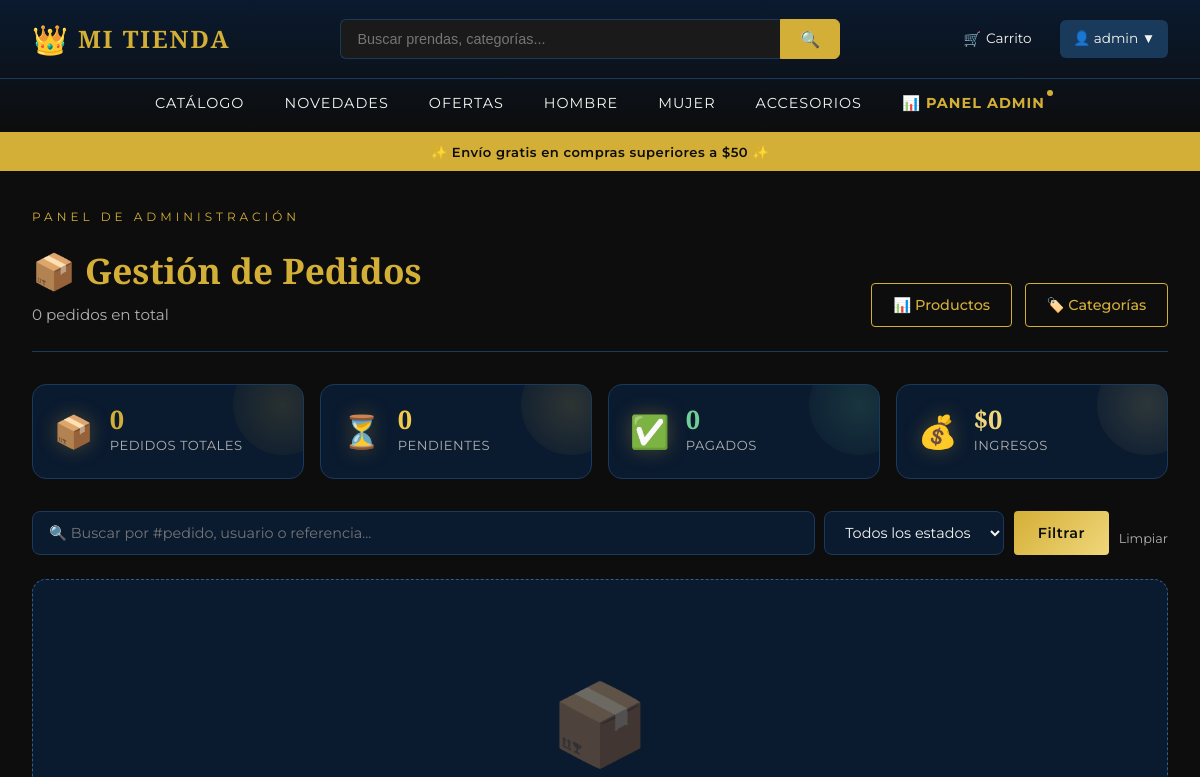
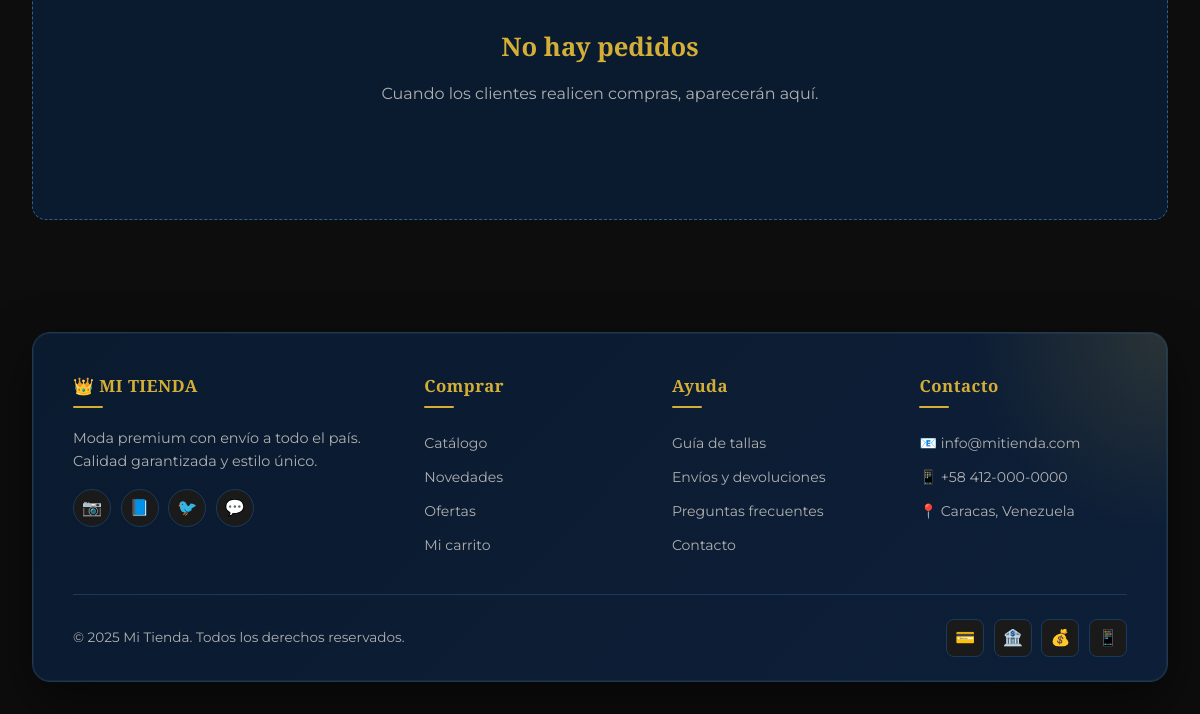
Before: /admin-pedidos/ (signed in) with the older database file (2 pictures, top to bottom).
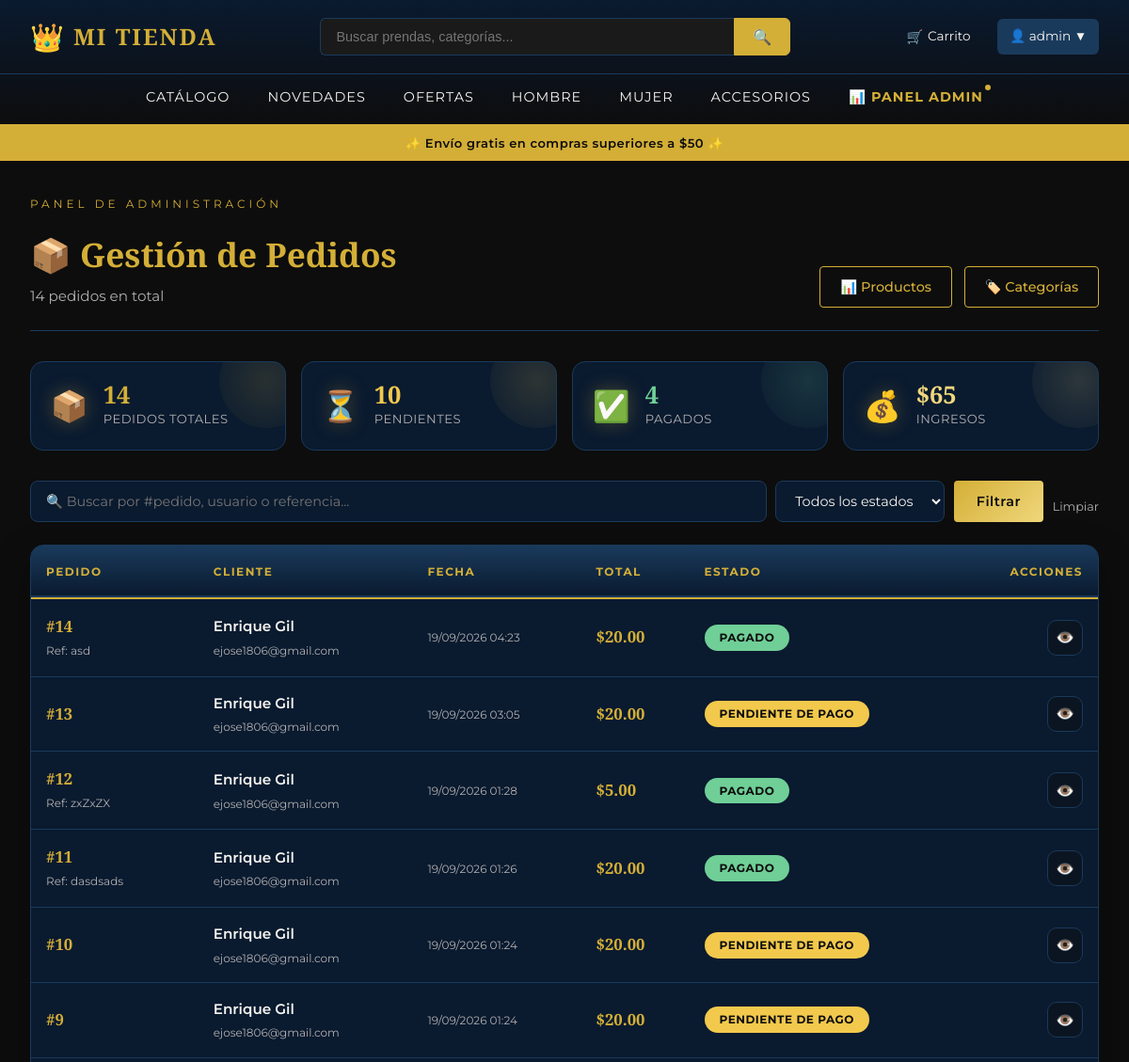
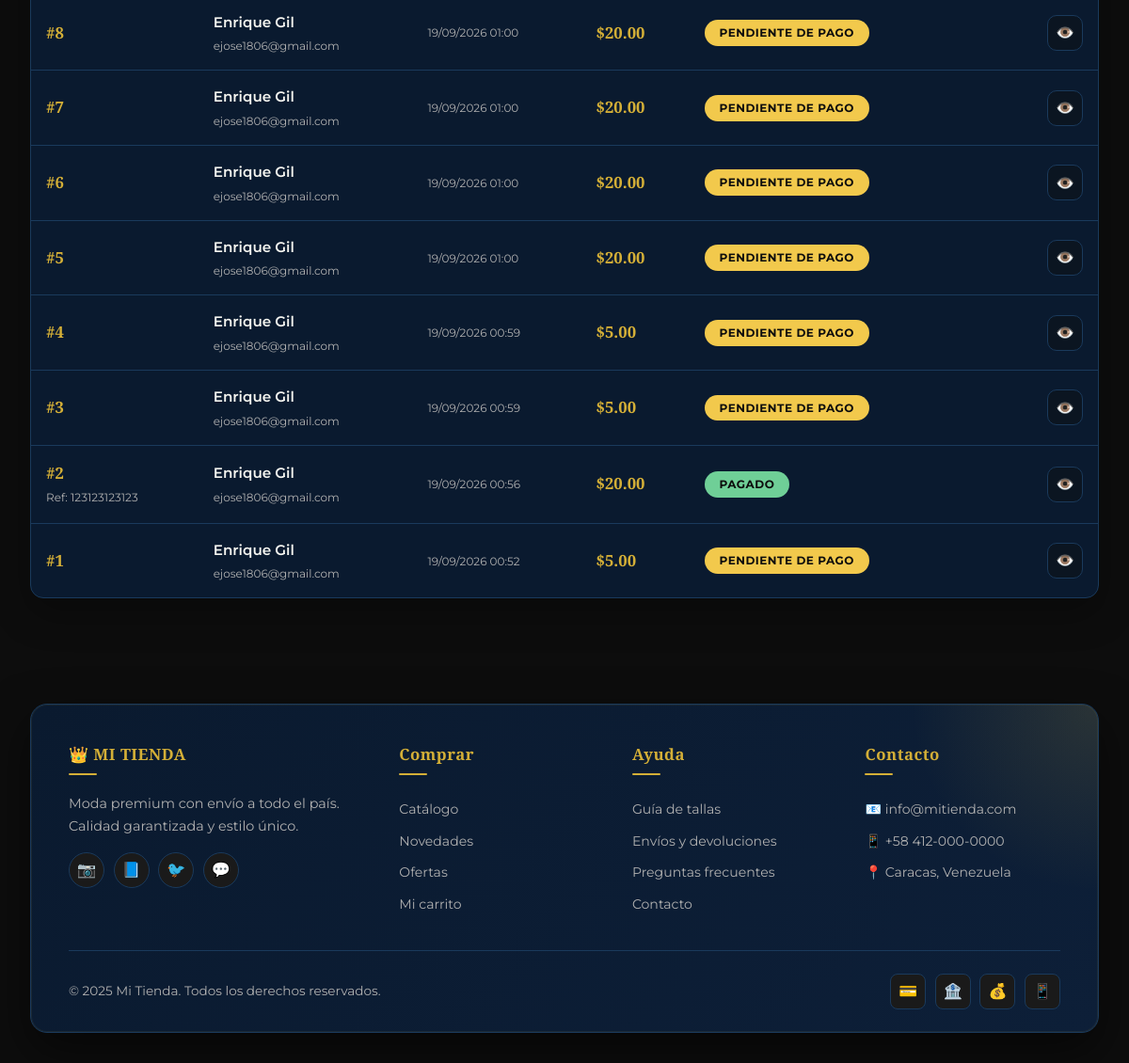
After: the same page with the newer database file (2 pictures, top to bottom).
### tienda/tienda/models.py (models this page shows, shortened)
class Pedido(models.Model):
    ESTADOS = [
        ('pendiente', 'Pendiente de pago'),
        ('pagado', 'Pagado'),
        ('enviado', 'Enviado'),
        ('entregado', 'Entregado'),
        ('cancelado', 'Cancelado'),
        ('reembolsado', 'Reembolsado'),
    ]
    METODOS_PAGO = [
        ('transferencia', 'Transferencia bancaria'),
        ('mercadopago', 'MercadoPago'),
        ('binance', 'Binance Pay / USDT'),
        ('zelle', 'Zelle'),
    ]
    usuario = models.ForeignKey(User, on_delete=models.CASCADE, related_name='pedidos')
    creado = models.DateTimeField(auto_now_add=True)
    actualizado = models.DateTimeField(auto_now=True)
    estado = models.CharField(max_length=20, choices=ESTADOS, default='pendiente')
    total = models.DecimalField(max_digits=10, decimal_places=2, default=0)
    metodo_pago = models.CharField(
        max_length=20,
        choices=METODOS_PAGO,
        default='transferencia'
    )
    referencia_transferencia = models.CharField(max_length=100, blank=True)
    comprobante = models.ImageField(upload_to='comprobantes/', blank=True, null=True)
    class Meta:
        verbose_name = "Pedido"
        verbose_name_plural = "Pedidos"
        ordering = ['-creado']

### tienda/tienda/views.py (the view, shortened to what this page needs)
# urls.py: path('admin-pedidos/', views.lista_pedidos_admin, name='lista_pedidos_admin'),
@staff_member_required
def lista_pedidos_admin(request):
    pedidos = Pedido.objects.all().select_related('usuario').order_by('-creado')
    estado = request.GET.get('estado')
    if estado:
        pedidos = pedidos.filter(estado=estado)
    q = request.GET.get('q')
    todos = Pedido.objects.all()
    stats = {
        'total': todos.count(),
        'pendientes': todos.filter(estado='pendiente').count(),
        'pagados': todos.filter(estado='pagado').count(),
        'enviados': todos.filter(estado='enviado').count(),
        'entregados': todos.filter(estado='entregado').count(),
        'ingresos': todos.filter(
            estado__in=['pagado', 'enviado', 'entregado']
        ).aggregate(total=Sum('total'))['total'] or 0,
    }
    return render(request, 'tienda/lista_pedidos_admin.html', {
        'pedidos': pedidos,
        'stats': stats,
    })

### tienda/templates/tienda/lista_pedidos_admin.html (shortened to what this page needs)
{% extends 'tienda/_base.html' %}
{% load static %}
{% block contenido %}
<section class="admin-panel">
    <div class="admin-panel-header">
        <div class="admin-panel-titulo">
            <span class="seccion-tag">PANEL DE ADMINISTRACIÓN</span>
            <h1>📦 Gestión de Pedidos</h1>
            <p>{{ stats.total }} pedido{{ stats.total|pluralize }} en total</p>
        </div>
        <div class="admin-panel-acciones">
            <a href="{% url 'lista_admin' %}" class="btn-outline">📊 Productos</a>
            <a href="{% url 'lista_categorias' %}" class="btn-outline">🏷️ Categorías</a>
        </div>
    </div>
    <div class="admin-stats-grid">
        <div class="admin-stat-card total">
            <div class="stat-card-icon">📦</div>
            <div class="stat-card-content">
                <h3>{{ stats.total }}</h3>
                <p>Pedidos totales</p>
            </div>
            <div class="stat-card-bg"></div>
        </div>
        <div class="admin-stat-card bajo">
            <div class="stat-card-icon">⏳</div>
            <div class="stat-card-content">
                <h3>{{ stats.pendientes }}</h3>
                <p>Pendientes</p>
            </div>
            <div class="stat-card-bg"></div>
        </div>
        <div class="admin-stat-card disponible">
            <div class="stat-card-icon">✅</div>
            <div class="stat-card-content">
                <h3>{{ stats.pagados }}</h3>
                <p>Pagados</p>
            </div>
            <div class="stat-card-bg"></div>
        </div>
        <div class="admin-stat-card dinero">
            <div class="stat-card-icon">💰</div>
            <div class="stat-card-content">
                <h3>${{ stats.ingresos|floatformat:0 }}</h3>
                <p>Ingresos</p>
            </div>
            <div class="stat-card-bg"></div>
        </div>
    </div>
    <div class="admin-toolbar">
        <form method="get" class="admin-buscador">
            <input type="text" name="q" placeholder="🔍 Buscar por #pedido, usuario o referencia..." value="{{ request.GET.q }}">
            <select name="estado">
                <option value="">Todos los estados</option>
            </select>
            <button type="submit" class="btn-dorado">Filtrar</button>
            <a href="{% url 'lista_pedidos_admin' %}" class="btn-limpiar" style="align-self: center;">Limpiar</a>
        </form>
    </div>
    {% if pedidos %}
    <div class="admin-tabla-contenedor">
        <table class="admin-tabla">
            <thead>
                <tr>
                    <th>Pedido</th>
                    <th>Cliente</th>
                    <th>Fecha</th>
                    <th>Total</th>
                    <th>Estado</th>
                    <th style="text-align: right;">Acciones</th>
                </tr>
            </thead>
            <tbody>
                {% for p in pedidos %}
                <tr class="admin-fila">
                    <td>
                        <strong class="tabla-precio">#{{ p.id }}</strong>
                        {% if p.referencia_transferencia %}
                        <br><small style="color: var(--gris-texto);">Ref: {{ p.referencia_transferencia }}</small>
                        {% endif %}
                    </td>
                    <td>
                        <div class="tabla-producto-info">
                            <strong class="tabla-nombre">{{ p.usuario.get_full_name|default:p.usuario.username }}</strong>
                            <span class="tabla-fecha">{{ p.usuario.email }}</span>
                        </div>
                    </td>
                    <td>
                        <span class="tabla-fecha">{{ p.creado|date:"d/m/Y H:i" }}</span>
                    </td>
                    <td>
                        <strong class="tabla-precio">${{ p.total }}</strong>
                    </td>
                    <td>
                        <span class="pedido-estado estado-{{ p.estado }}">
                            {{ p.get_estado_display }}
                        </span>
                    </td>
                    <td>
                        <div class="tabla-acciones" style="justify-content: flex-end;">
                            <a href="{% url 'detalle_pedido_admin' p.id %}" class="btn-accion ver" title="Ver detalle">
                                👁️
                            </a>
                        </div>
                    </td>
                </tr>
                {% endfor %}
            </tbody>
        </table>
    </div>
    {% else %}
    <div class="admin-vacio">
        <div class="admin-vacio-icon">📦</div>
        <h3>No hay pedidos</h3>
        <p>Cuando los clientes realicen compras, aparecerán aquí.</p>
    </div>
    {% endif %}
</section>
{% endblock %}

### templates/tienda/_base.html (shortened to what this page needs)
{% load static %}
<!DOCTYPE html>
<html lang="es">
<head>
    <link rel="stylesheet" href="{% static 'css/estilo.css' %}">
</head>
<body>
<header class="site-header">
    <div class="header-main">
        <a href="{% url 'inicio' %}" class="logo">
            <span class="logo-icon">👑</span>
            <span class="logo-text">MI TIENDA</span>
        </a>
        <form method="get" action="{% url 'lista_productos' %}" class="header-buscador">
            <input type="text" name="q" placeholder="Buscar prendas, categorías..." value="{{ request.GET.q }}">
            <button type="submit">🔍</button>
        </form>
        <nav class="header-nav">
            {% if user.is_authenticated %}
                <a href="{% url 'ver_carrito' %}" class="nav-icon" title="Carrito">
                    🛒<span>Carrito</span>
                </a>
                <div class="user-menu">
                    <span class="user-name">👤 {{ user.first_name|default:user.username }} ▼</span>
                </div>
            {% else %}
                <a href="{% url 'login' %}" class="btn-outline">Iniciar sesión</a>
                <a href="{% url 'registro' %}" class="btn-dorado">Registrarse</a>
            {% endif %}
        </nav>
    </div>
    <nav class="header-menu">
        <a href="{% url 'lista_productos' %}">Catálogo</a>
        <a href="{% url 'lista_productos' %}?orden=nuevo">Novedades</a>
        <a href="{% url 'lista_productos' %}?orden=precio_asc">Ofertas</a>
        <a href="{% url 'lista_productos' %}">Hombre</a>
        <a href="{% url 'lista_productos' %}">Mujer</a>
        <a href="{% url 'lista_productos' %}">Accesorios</a>
        {% if user.is_staff %}
        <a href="{% url 'lista_admin' %}" class="menu-admin">📊 Panel admin</a>
        {% endif %}
    </nav>
</header>
    <div class="header-top">
        <p>✨ Envío gratis en compras superiores a $50 ✨</p>
    </div>
<main>
    {% block contenido %}{% endblock %}
</main>
<footer class="site-footer">
    <div class="footer-caja">
        <div class="footer-grid">
            <div class="footer-col">
                <h4>👑 MI TIENDA</h4>
                <p>Moda premium con envío a todo el país. Calidad garantizada y estilo único.</p>
                <div class="social-icons">
                    <a href="#" title="Instagram">📷</a>
                    <a href="#" title="Facebook">📘</a>
                    <a href="#" title="Twitter">🐦</a>
                    <a href="#" title="WhatsApp">💬</a>
                </div>
            </div>
            <div class="footer-col">
                <h4>Comprar</h4>
                <ul>
                    <li><a href="{% url 'lista_productos' %}">Catálogo</a></li>
                    <li><a href="{% url 'lista_productos' %}?orden=nuevo">Novedades</a></li>
                    <li><a href="{% url 'lista_productos' %}?orden=precio_asc">Ofertas</a></li>
                    <li><a href="{% url 'ver_carrito' %}">Mi carrito</a></li>
                </ul>
            </div>
            <div class="footer-col">
                <h4>Ayuda</h4>
                <ul>
                    <li><a href="#">Guía de tallas</a></li>
                    <li><a href="#">Envíos y devoluciones</a></li>
                    <li><a href="#">Preguntas frecuentes</a></li>
                    <li><a href="#">Contacto</a></li>
                </ul>
            </div>
            <div class="footer-col">
                <h4>Contacto</h4>
                <ul>
                    <li>📧 info@mitienda.com</li>
                    <li>📱 +58 412-000-0000</li>
                    <li>📍 Caracas, Venezuela</li>
                </ul>
            </div>
        </div>
        <div class="footer-bottom">
            <p>&copy; 2025 Mi Tienda. Todos los derechos reservados.</p>
            <div class="pagos-icons">
                <span title="Tarjeta">💳</span>
                <span title="Transferencia">🏦</span>
                <span title="Efectivo">💰</span>
                <span title="Pago móvil">📱</span>
            </div>
        </div>
    </div>
</footer>
</body>
</html>

Changed rows visible on the page:
added Pedido: id "14", referencia_transferencia "asd", usuario.get_full_name "Enrique Gil", usuario.email "ejose1806@gmail.com", creado "19/09/2026 04:23", total "20.00", estado "PAGADO"
added Pedido: id "13", usuario.get_full_name "Enrique Gil", usuario.email "ejose1806@gmail.com", creado "19/09/2026 03:05", total "20.00", estado "PENDIENTE DE PAGO"
added Pedido: id "12", referencia_transferencia "zxZxZX", usuario.get_full_name "Enrique Gil", usuario.email "ejose1806@gmail.com", creado "19/09/2026 01:28", total "5.00", estado "PAGADO"
added Pedido: id "11", referencia_transferencia "dasdsads", usuario.get_full_name "Enrique Gil", usuario.email "ejose1806@gmail.com", creado "19/09/2026 01:26", total "20.00", estado "PAGADO"
added Pedido: id "10", usuario.get_full_name "Enrique Gil", usuario.email "ejose1806@gmail.com", creado "19/09/2026 01:24", total "20.00", estado "PENDIENTE DE PAGO"
added Pedido: id "9", usuario.get_full_name "Enrique Gil", usuario.email "ejose1806@gmail.com", creado "19/09/2026 01:24", total "20.00", estado "PENDIENTE DE PAGO"
added Pedido: id "8", usuario.get_full_name "Enrique Gil", usuario.email "ejose1806@gmail.com", creado "19/09/2026 01:00", total "20.00", estado "PENDIENTE DE PAGO"
added Pedido: id "7", usuario.get_full_name "Enrique Gil", usuario.email "ejose1806@gmail.com", creado "19/09/2026 01:00", total "20.00", estado "PENDIENTE DE PAGO"
added Pedido: id "6", usuario.get_full_name "Enrique Gil", usuario.email "ejose1806@gmail.com", creado "19/09/2026 01:00", total "20.00", estado "PENDIENTE DE PAGO"
added Pedido: id "5", usuario.get_full_name "Enrique Gil", usuario.email "ejose1806@gmail.com", creado "19/09/2026 01:00", total "20.00", estado "PENDIENTE DE PAGO"
added Pedido: id "4", usuario.get_full_name "Enrique Gil", usuario.email "ejose1806@gmail.com", creado "19/09/2026 00:59", total "5.00", estado "PENDIENTE DE PAGO"
added Pedido: id "3", usuario.get_full_name "Enrique Gil", usuario.email "ejose1806@gmail.com", creado "19/09/2026 00:59", total "5.00", estado "PENDIENTE DE PAGO"
added Pedido: id "2", referencia_transferencia "123123123123", usuario.get_full_name "Enrique Gil", usuario.email "ejose1806@gmail.com", creado "19/09/2026 00:56", total "20.00", estado "PAGADO"
added Pedido: id "1", usuario.get_full_name "Enrique Gil", usuario.email "ejose1806@gmail.com", creado "19/09/2026 00:52", total "5.00", estado "PENDIENTE DE PAGO"
Other visible differences:
{{ stats.total }}: "0" → "14"
{{ stats.pendientes }}: "0" → "10"
{{ stats.pagados }}: "0" → "4"
{{ stats.ingresos|floatformat:0 }}: "0" → "65"
text no longer shown: "📦 No hay pedidos Cuando los clientes realicen compras, aparecerán aquí."
text now shown: "PEDIDO CLIENTE FECHA TOTAL ESTADO ACCIONES"
